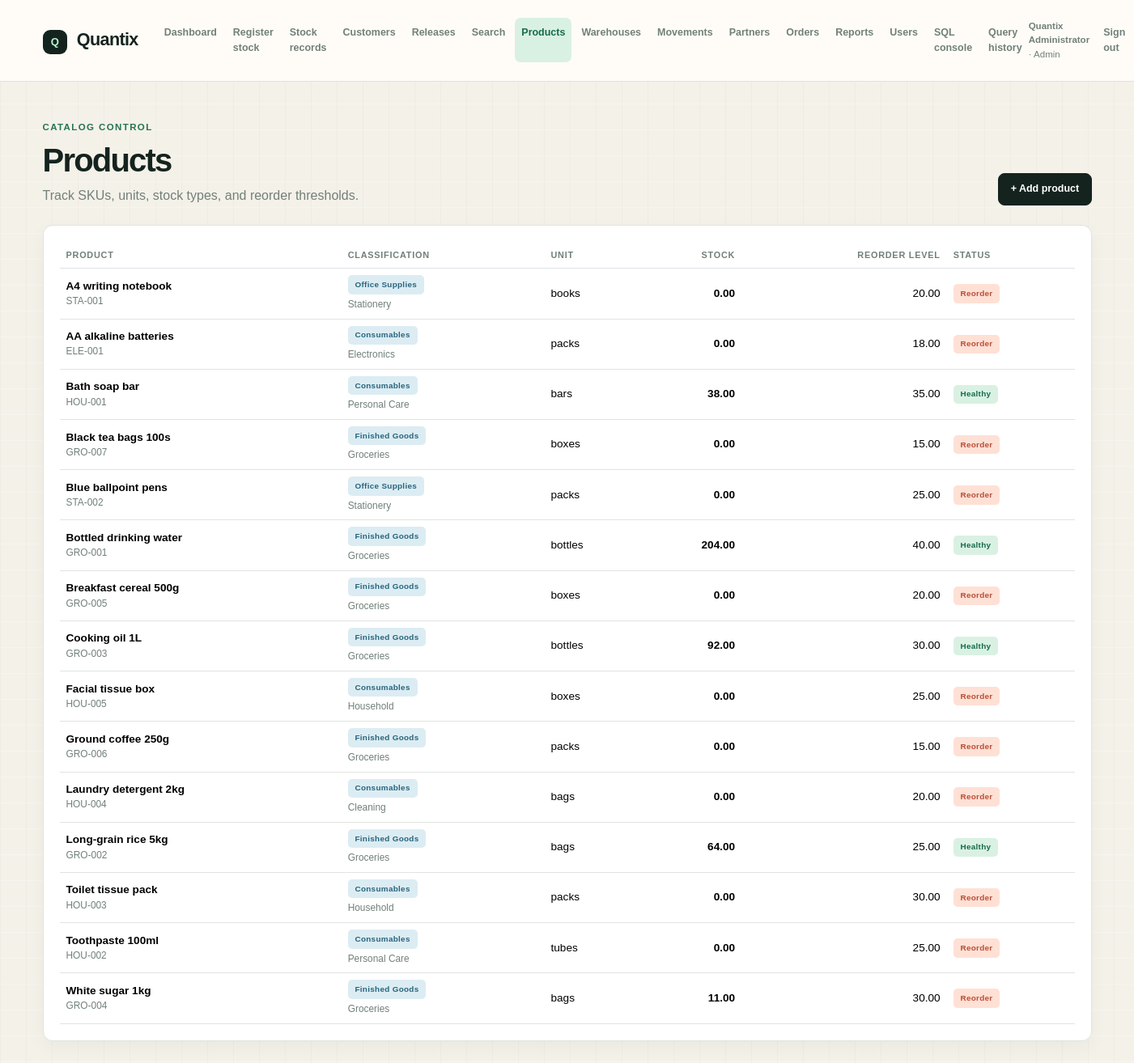
The page /products.php (signed in) on the database its author committed.
### tables this page shows
CREATE TABLE IF NOT EXISTS products (
    id INT UNSIGNED AUTO_INCREMENT PRIMARY KEY,
    name VARCHAR(160) NOT NULL,
    sku VARCHAR(60) NOT NULL UNIQUE,
    category VARCHAR(100) NOT NULL,
    stock_type VARCHAR(60) NOT NULL DEFAULT 'Finished Goods',
    unit VARCHAR(30) NOT NULL DEFAULT 'units',
    reorder_level DECIMAL(12,2) NOT NULL DEFAULT 0
);

### db.php (called while the page is built, shortened)
<?php
function e(string|int|float|null $value): string
{
    return htmlspecialchars((string) $value, ENT_QUOTES, 'UTF-8');
}

### products.php (the view, shortened to what this page needs)
<?php
require __DIR__ . '/db.php';
require __DIR__ . '/layout.php';
$database = db();
$products = $database->query("SELECT p.*, COALESCE(SUM(latest.stock_after), 0) AS stock FROM products p LEFT JOIN (SELECT m.product_id, m.warehouse_id, m.stock_after FROM inventory_movements m WHERE NOT EXISTS (SELECT 1 FROM inventory_movements newer WHERE newer.product_id = m.product_id AND newer.warehouse_id = m.warehouse_id AND (newer.movement_date > m.movement_date OR (newer.movement_date = m.movement_date AND newer.id > m.id)))) latest ON latest.product_id = p.id GROUP BY p.id ORDER BY p.name")->fetchAll();
?><div class="d-flex flex-column flex-md-row justify-content-between align-items-md-end gap-3 mb-4"><div><p class="eyebrow mb-2">Catalog control</p><h1 class="display-6 fw-semibold mb-2">Products</h1><p class="text-secondary mb-0">Track SKUs, units, stock types, and reorder thresholds.</p></div><button class="btn btn-dark" data-bs-toggle="collapse" data-bs-target="#add-product">+ Add product</button></div>
<div class="panel"><div class="table-responsive"><table class="table align-middle mb-0"><thead><tr><th>Product</th><th>Classification</th><th>Unit</th><th class="text-end">Stock</th><th class="text-end">Reorder level</th><th>Status</th></tr></thead><tbody><?php foreach ($products as $product): ?><tr><td><strong><?= e($product['name']) ?></strong><small class="d-block text-secondary"><?= e($product['sku']) ?></small></td><td><span class="badge text-bg-light"><?= e($product['stock_type']) ?></span><small class="d-block text-secondary mt-1"><?= e($product['category']) ?></small></td><td><?= e($product['unit']) ?></td><td class="text-end fw-semibold"><?= e($product['stock']) ?></td><td class="text-end"><?= e($product['reorder_level']) ?></td><td><?= (float) $product['stock'] <= (float) $product['reorder_level'] ? '<span class="badge text-bg-danger">Reorder</span>' : '<span class="badge text-bg-success">Healthy</span>' ?></td></tr><?php endforeach; ?></tbody></table></div></div><?php pageEnd(); ?>

### assets/app.css (style rules this page uses)
:root { --ink: #17211f; --muted: #71807a; --mint: #b9f3d0; --cream: #f6f5ef; --line: #e4e9e5; }
body { background: var(--cream); color: var(--ink); font-family: Georgia, 'Times New Roman', serif; }
:root { --ink: #15231f; --ink-soft: #40514a; --muted: #718079; --paper: #f4f1e9; --surface: #fffdf8; --line: #dfe5df; --green: #176b4d; --green-soft: #d9f1e2; --coral: #ef795c; --coral-soft: #ffe0d5; --blue-soft: #dcecf3; --shadow: 0 18px 45px rgba(21, 35, 31, .07); }
* { box-sizing: border-box; }
body { min-height: 100vh; background-color: var(--paper); background-image: linear-gradient(rgba(255, 255, 255, .28) 1px, transparent 1px), linear-gradient(90deg, rgba(21, 35, 31, .025) 1px, transparent 1px); background-size: 32px 32px; color: var(--ink); font-family: 'Manrope', sans-serif; }
.navbar-text, .small, small, .metric-label, .eyebrow, table, .form-label, .form-control, .form-select, .btn, .badge { font-family: 'Manrope', sans-serif; }
.eyebrow { color: var(--green); font-size: .67rem; font-weight: 800; letter-spacing: .14em; text-transform: uppercase; }
h1, h2, h3, .navbar-brand { letter-spacing: -.045em; }
h1 { color: var(--ink); font-weight: 800 !important; }
.text-secondary { color: var(--muted) !important; }
.metric, .panel { background: rgba(255, 253, 248, .94); border: 1px solid var(--line); border-radius: 14px; box-shadow: var(--shadow); }
.panel { padding: 1.35rem; }
.btn { border-radius: 8px; font-size: .78rem; font-weight: 800; padding: .62rem .9rem; }
.btn-dark { background: var(--ink); border-color: var(--ink); }
table { font-size: .78rem; }
th { color: var(--muted) !important; border-bottom-width: 1px !important; font-size: .62rem; letter-spacing: .08em; text-transform: uppercase; font-weight: 800; }
td { border-color: var(--line); color: var(--ink-soft); }
tbody tr { transition: background-color .18s ease; }
.badge { border-radius: 5px; font-size: .62rem; letter-spacing: .03em; padding: .42rem .55rem; }
.text-bg-light { background: var(--blue-soft) !important; color: #28657c !important; }
.text-bg-success { background: var(--green-soft) !important; color: var(--green) !important; }
.text-bg-danger { background: var(--coral-soft) !important; color: #b74f38 !important; }
.navbar-text, .small, small, .metric-label, .eyebrow, table { font-family: Arial, sans-serif; }
.eyebrow { color: #267553; font-size: .72rem; font-weight: 700; letter-spacing: .12em; text-transform: uppercase; }
h1 { letter-spacing: -.045em; }
.metric, .panel { background: #fff; border: 1px solid var(--line); border-radius: 12px; box-shadow: 0 8px 24px rgba(23,33,31,.04); }
.panel { padding: 1.25rem; }
table { font-size: .85rem; }
th { color: var(--muted) !important; font-size: .68rem; letter-spacing: .07em; text-transform: uppercase; font-weight: 700; }
td { border-color: var(--line); }

### rows shown on the page
products: name "A4 writing notebook", sku "STA-001", stock_type "Office Supplies", category "Stationery", unit "books", stock "0.00", reorder_level "20.00", shows "Reorder"
products: name "AA alkaline batteries", sku "ELE-001", stock_type "Consumables", category "Electronics", unit "packs", stock "0.00", reorder_level "18.00", shows "Reorder"
products: name "Bath soap bar", sku "HOU-001", stock_type "Consumables", category "Personal Care", unit "bars", stock "38.00", reorder_level "35.00", shows "Healthy"
products: name "Black tea bags 100s", sku "GRO-007", stock_type "Finished Goods", category "Groceries", unit "boxes", stock "0.00", reorder_level "15.00", shows "Reorder"
products: name "Blue ballpoint pens", sku "STA-002", stock_type "Office Supplies", category "Stationery", unit "packs", stock "0.00", reorder_level "25.00", shows "Reorder"
products: name "Bottled drinking water", sku "GRO-001", stock_type "Finished Goods", category "Groceries", unit "bottles", stock "204.00", reorder_level "40.00", shows "Healthy"
products: name "Breakfast cereal 500g", sku "GRO-005", stock_type "Finished Goods", category "Groceries", unit "boxes", stock "0.00", reorder_level "20.00", shows "Reorder"
products: name "Cooking oil 1L", sku "GRO-003", stock_type "Finished Goods", category "Groceries", unit "bottles", stock "92.00", reorder_level "30.00", shows "Healthy"
products: name "Facial tissue box", sku "HOU-005", stock_type "Consumables", category "Household", unit "boxes", stock "0.00", reorder_level "25.00", shows "Reorder"
products: name "Ground coffee 250g", sku "GRO-006", stock_type "Finished Goods", category "Groceries", unit "packs", stock "0.00", reorder_level "15.00", shows "Reorder"
products: name "Laundry detergent 2kg", sku "HOU-004", stock_type "Consumables", category "Cleaning", unit "bags", stock "0.00", reorder_level "20.00", shows "Reorder"
products: name "Long-grain rice 5kg", sku "GRO-002", stock_type "Finished Goods", category "Groceries", unit "bags", stock "64.00", reorder_level "25.00", shows "Healthy"
products: name "Toilet tissue pack", sku "HOU-003", stock_type "Consumables", category "Household", unit "packs", stock "0.00", reorder_level "30.00", shows "Reorder"
products: name "Toothpaste 100ml", sku "HOU-002", stock_type "Consumables", category "Personal Care", unit "tubes", stock "0.00", reorder_level "25.00", shows "Reorder"
products: name "White sugar 1kg", sku "GRO-004", stock_type "Finished Goods", category "Groceries", unit "bags", stock "11.00", reorder_level "30.00", shows "Reorder"

### other values the page prints
$label "Dashboard"
$label "Register stock"
$label "Stock records"
$label "Customers"
$label "Releases"
$label "Search"
$label "Products"
$label "Warehouses"
$label "Movements"
$label "Partners"
$label "Orders"
$label "Reports"
$label "Users"
$label "SQL console"
$label "Query history"
